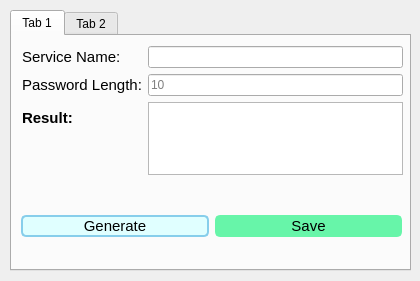
<?xml version="1.0" encoding="UTF-8"?>
<ui version="4.0">
 <class>FormCreatePassword</class>
 <widget class="QWidget" name="FormCreatePassword">
  <property name="geometry">
   <rect>
    <x>0</x>
    <y>0</y>
    <width>420</width>
    <height>281</height>
   </rect>
  </property>
  <property name="windowTitle">
   <string>Create Password</string>
  </property>
  <property name="styleSheet">
   <string notr="true">
</string>
  </property>
  <widget class="QTabWidget" name="tab_create_pass">
   <property name="geometry">
    <rect>
     <x>10</x>
     <y>10</y>
     <width>401</width>
     <height>261</height>
    </rect>
   </property>
   <property name="currentIndex">
    <number>0</number>
   </property>
   <widget class="QWidget" name="tab_generate_password">
    <property name="inputMethodHints">
     <set>Qt::ImhNone</set>
    </property>
    <attribute name="title">
     <string>Tab 1</string>
    </attribute>
    <widget class="QWidget" name="formLayoutWidget">
     <property name="geometry">
      <rect>
       <x>10</x>
       <y>10</y>
       <width>381</width>
       <height>129</height>
      </rect>
     </property>
     <layout class="QFormLayout" name="formLayout">
      <item row="0" column="0">
       <widget class="QLabel" name="label_service_name_1">
        <property name="font">
         <font>
          <family>Tahoma</family>
          <pointsize>11</pointsize>
         </font>
        </property>
        <property name="text">
         <string>Service Name:</string>
        </property>
       </widget>
      </item>
      <item row="0" column="1">
       <widget class="QLineEdit" name="line_edit_service_name_1">
        <property name="maxLength">
         <number>100</number>
        </property>
        <property name="placeholderText">
         <string/>
        </property>
       </widget>
      </item>
      <item row="1" column="0">
       <widget class="QLabel" name="label_pass_len">
        <property name="font">
         <font>
          <family>Tahoma</family>
          <pointsize>11</pointsize>
         </font>
        </property>
        <property name="text">
         <string>Password Length:</string>
        </property>
        <property name="textFormat">
         <enum>Qt::AutoText</enum>
        </property>
       </widget>
      </item>
      <item row="1" column="1">
       <widget class="QLineEdit" name="line_edit_pass_len">
        <property name="maxLength">
         <number>2</number>
        </property>
        <property name="placeholderText">
         <string>10</string>
        </property>
       </widget>
      </item>
      <item row="2" column="0">
       <widget class="QLabel" name="label_result">
        <property name="font">
         <font>
          <family>Tahoma</family>
          <pointsize>11</pointsize>
          <bold>true</bold>
         </font>
        </property>
        <property name="text">
         <string>Result:</string>
        </property>
       </widget>
      </item>
      <item row="2" column="1">
       <widget class="QTextEdit" name="text_edit_result">
        <property name="readOnly">
         <bool>true</bool>
        </property>
       </widget>
      </item>
     </layout>
    </widget>
    <widget class="QWidget" name="horizontalLayoutWidget">
     <property name="geometry">
      <rect>
       <x>9</x>
       <y>150</y>
       <width>381</width>
       <height>80</height>
      </rect>
     </property>
     <layout class="QHBoxLayout" name="horizontalLayout">
      <item>
       <widget class="QPushButton" name="button_generate">
        <property name="font">
         <font>
          <family>Tahoma</family>
          <pointsize>11</pointsize>
         </font>
        </property>
        <property name="styleSheet">
         <string notr="true">QPushButton {
	background-color: #E0FFFF;
	border: 2px solid #87CEEB;
	border-radius: 5px;
}

QPushButton:hover {
background-color: #ADD8E6;
}

QPushButton:pressed {
background-color: #00BFFF
}</string>
        </property>
        <property name="text">
         <string>Generate</string>
        </property>
       </widget>
      </item>
      <item>
       <widget class="QPushButton" name="button_save_1">
        <property name="font">
         <font>
          <family>Tahoma</family>
          <pointsize>11</pointsize>
         </font>
        </property>
        <property name="styleSheet">
         <string notr="true">QPushButton {
	background-color: #67f5a9;
	border: 2px solid #67f5a9;
	border-radius: 5px;
}

QPushButton:hover {
background-color: #66ed6a;
}

QPushButton:pressed {
background-color: #23db29;
}</string>
        </property>
        <property name="text">
         <string>Save</string>
        </property>
       </widget>
      </item>
     </layout>
    </widget>
   </widget>
   <widget class="QWidget" name="tab_2">
    <attribute name="title">
     <string>Tab 2</string>
    </attribute>
    <widget class="QWidget" name="formLayoutWidget_2">
     <property name="geometry">
      <rect>
       <x>10</x>
       <y>10</y>
       <width>371</width>
       <height>111</height>
      </rect>
     </property>
     <layout class="QFormLayout" name="formLayout_2">
      <item row="0" column="0">
       <widget class="QLabel" name="label_service_name_2">
        <property name="font">
         <font>
          <family>Tahoma</family>
          <pointsize>11</pointsize>
         </font>
        </property>
        <property name="text">
         <string>Service Name:</string>
        </property>
       </widget>
      </item>
      <item row="0" column="1">
       <widget class="QLineEdit" name="line_edit_service_name_2"/>
      </item>
      <item row="1" column="0">
       <widget class="QLabel" name="label_password">
        <property name="font">
         <font>
          <family>Tahoma</family>
          <pointsize>11</pointsize>
         </font>
        </property>
        <property name="text">
         <string>Password:</string>
        </property>
       </widget>
      </item>
      <item row="1" column="1">
       <widget class="QTextEdit" name="text_edit_password"/>
      </item>
     </layout>
    </widget>
    <widget class="QPushButton" name="button_save_2">
     <property name="geometry">
      <rect>
       <x>10</x>
       <y>130</y>
       <width>186</width>
       <height>23</height>
      </rect>
     </property>
     <property name="font">
      <font>
       <pointsize>11</pointsize>
      </font>
     </property>
     <property name="styleSheet">
      <string notr="true">QPushButton {
	background-color: #67f5a9;
	border: 2px solid #67f5a9;
	border-radius: 5px;
}

QPushButton:hover {
background-color: #66ed6a;
}

QPushButton:pressed {
background-color: #23db29;
}</string>
     </property>
     <property name="text">
      <string>Save</string>
     </property>
    </widget>
   </widget>
  </widget>
 </widget>
 <resources/>
 <connections/>
</ui>
